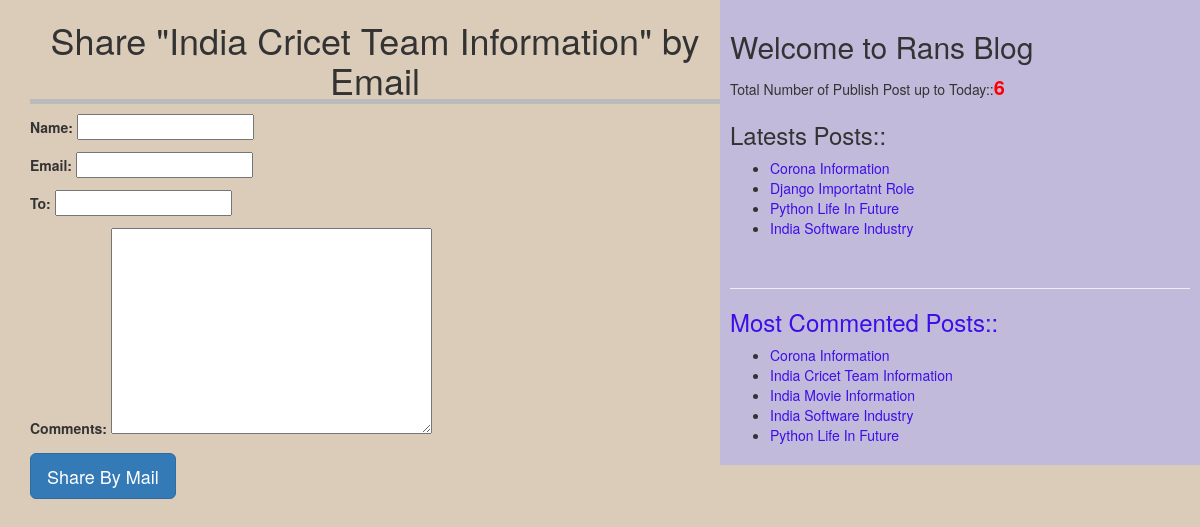
/share/1, run on the app's committed database.
### blog/models.py (models this page shows, shortened)
class Post(models.Model):
    STATUS_CHOICES=(('draft','Draft'),('published','Published' ))
    title=models.CharField(max_length=256)
    slug=models.SlugField(max_length=264,unique_for_date='publish')
    author=models.ForeignKey(User,related_name='blog_posts',on_delete=models.DO_NOTHING)
    body=models.TextField()
    publish=models.DateTimeField(default=timezone.now)
    created=models.DateTimeField(auto_now_add=True)
    updated=models.DateTimeField(auto_now=True)
    status=models.CharField(max_length=10,choices=STATUS_CHOICES,default='draft')
    objects=CustomManager()
    tags=TaggableManager()
    class Meta:
        ordering=('-publish',)

### blog/views.py (the view)
# urls.py: path('share/<int:id>', views.mail_send_view),
def mail_send_view(request,id):
    post=get_object_or_404(Post,id=id,status='published')
    sent =False
    if request.method=='POST':
        form=EmailSendForm(request.POST)
        if form.is_valid():
            cd=form.cleaned_data
            subject='{}({}) recommands you to read {}'.format(cd['name'],cd['email'],post.title)
            message='Read Post At :\n{}\n\n{}\'s comments:\n{}'.format('url',cd['name'],cd['comments'])
            print(message)
            sent=True
    else:
        form=EmailSendForm()
    form=EmailSendForm()
    return render(request,'blog/sharebymail.html',{'form':form,'post':post})

### blog/forms.py
class EmailSendForm(forms.Form):
    name=forms.CharField()
    email=forms.EmailField()
    to=forms.EmailField()
    comments=forms.CharField(required=False,widget=forms.Textarea)

### blog/models.py (called while the page is built)
    def get_queryset(self):
        return super().get_queryset().filter(status='published')

### blog/templatetags/blog_tags.py (called while the page is built)
@register.simple_tag(name='my_tag')
def total_posts():
    return Post.objects.count()

@register.inclusion_tag('blog/latest_posts123.html')
def show_latest_posts():
    latest_posts=Post.objects.order_by('-publish')[:4]
    return {'latest_posts':latest_posts}

@register.simple_tag
def get_most_commented_posts(count=5):
    return Post.objects.annotate(total_comments=Count('comments')).order_by('-total_comments')[:count]

### template/blog/sharebymail.html (shortened to what this page needs)
<!DOCTYPE html>
{%extends 'blog/base.html'%}
{%block content%}
{%if sent%}
<h1>Email Successfully Sent</h1>
<h2>Post With Title : "{{post.title}}" Information shared by Email</h2>
{%else%}
<h1>Share "{{post.title}}" by Email</h1>
    <form method="post">
      {{form.as_p}}
      <input type="submit" class = 'btn btn-primary btn-lg' name="" value="Share By Mail">
    </form>
{%endif%}
{%endblock%}

### template/blog/base.html (shortened to what this page needs)
<!DOCTYPE html>
{%load blog_tags%}
{%load static%}
<html lang="en" dir="ltr">
  <head>
    <link rel="stylesheet" href="https://stackpath.bootstrapcdn.com/bootstrap/3.4.1/css/bootstrap.min.css"
>
<link rel="stylesheet" href="{%static "css/blog.css" %}">
  </head>
  <body>
      <div class="content">
        {%block content%}
        {%endblock%}
    </div>
    <div class='sidebar'>
      <h2>Welcome to Rans Blog</h2>
      <p>Total Number of Publish Post up to Today::<span id='pcount'>{%my_tag%}</span></p>
      <h3>Latests Posts::</h3>{%show_latest_posts%} <br>
      <hr>
      <h3>Most Commented Posts::</h3>
      {%get_most_commented_posts as most_commented_posts%}
      <ul>
        {%for post in most_commented_posts%}
        <li><a href="/detail/{{post.publish.year}}/{{post.publish.month}}/{{post.publish.day}}/{{post.slug}}">{{post.title}}</li>
          {%endfor%}
      </ul>
    </div>
  </body>
</html>

### template/blog/latest_posts123.html
<ul>
  {%for post in latest_posts%}
  <li><a href="/detail/{{post.publish.year}}/{{post.publish.month}}/{{post.publish.day}}/{{post.slug}}">{{post.title}}</li>
  {%endfor%}
</ul>

### static/css/blog.css (style rules this page uses)
.content { width: 60%; float:left; padding: 0 0 0 30px; background: #dbccba; }
.sidebar { width: 40%; float: right; padding: 10px; background: #c1badb; }
h1 { text-align: center; border-bottom: 5px solid #bbb; }
body { background-color: #dbccba; }
#pcount { font-size: 20px; color: red; font-weight: bold; }
a { color: #3d0ee8; }

### data on the page
Post: title "India Cricet Team Information"
Post: title "Corona Information"
Post: title "Django Importatnt Role"
Post: title "Python Life In Future"
Post: title "India Software Industry"
Post: title "India Movie Information"
